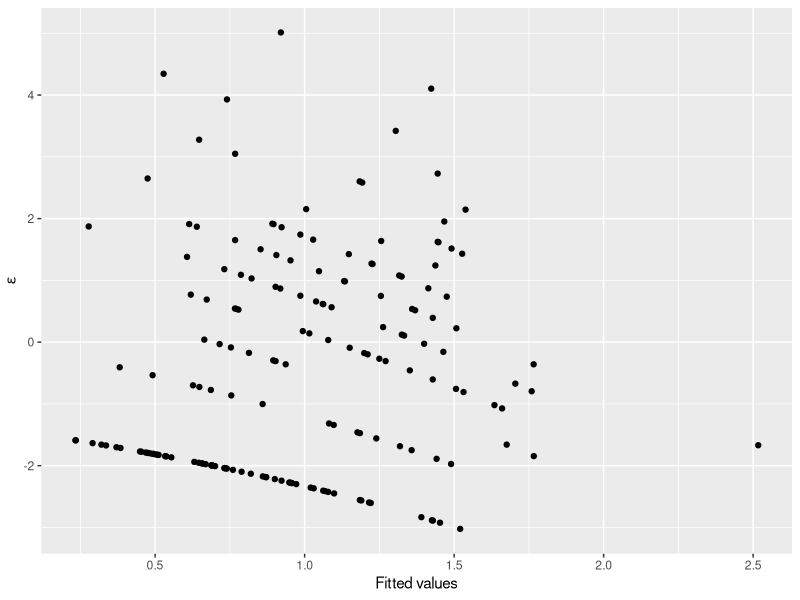
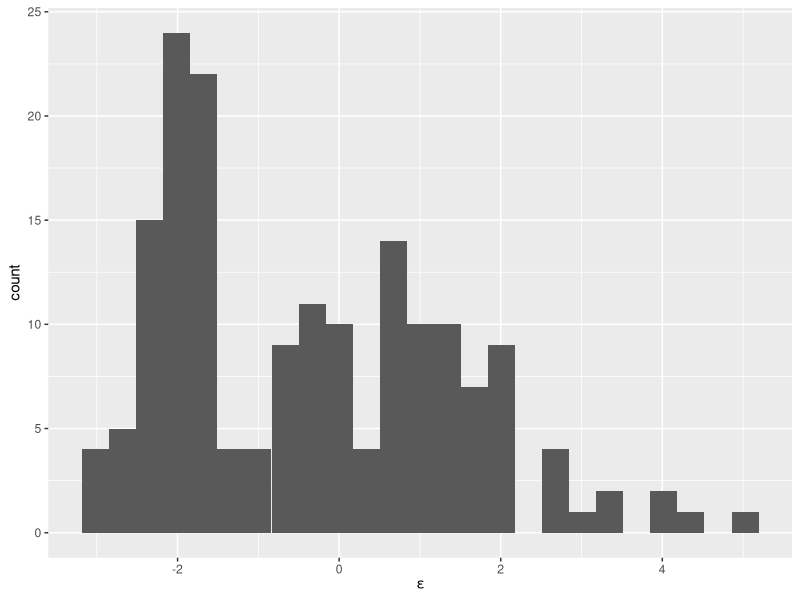
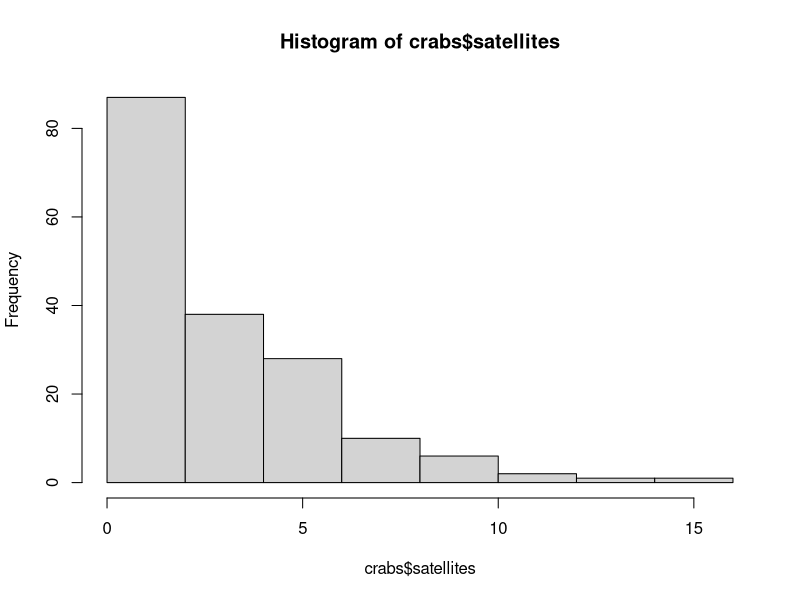
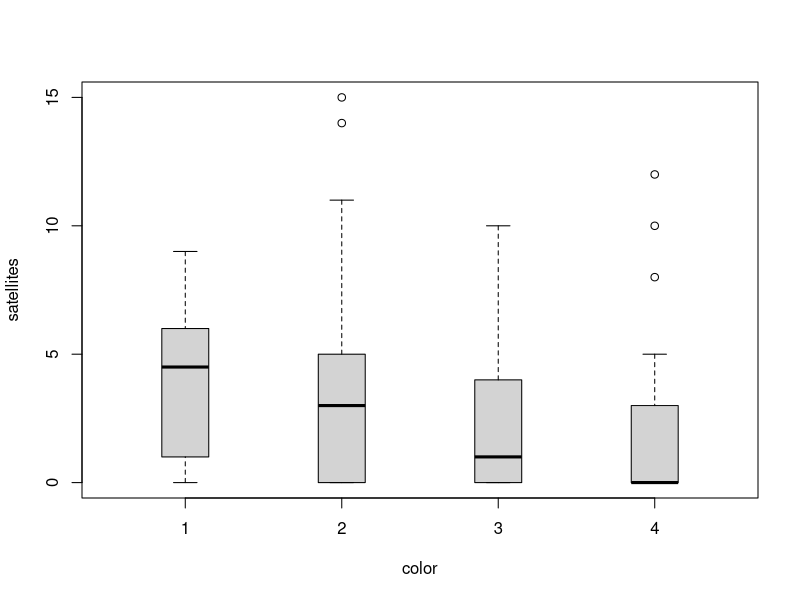
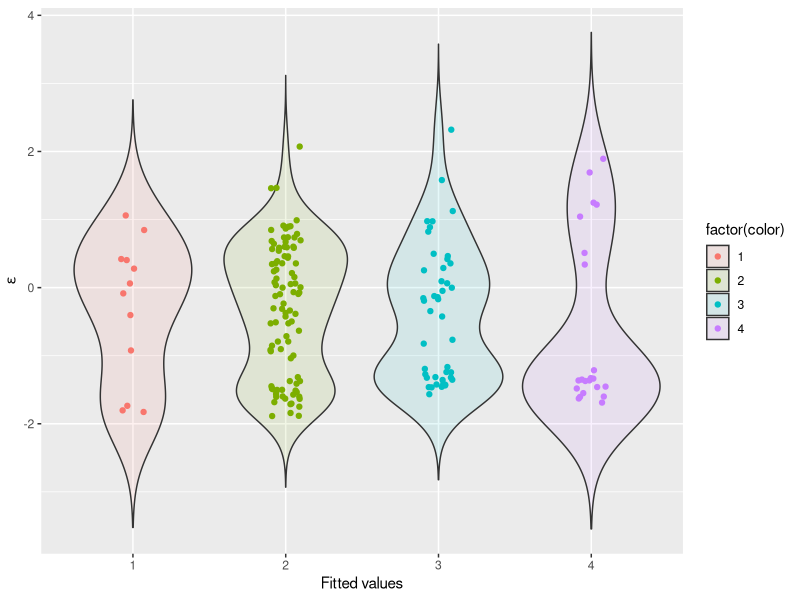
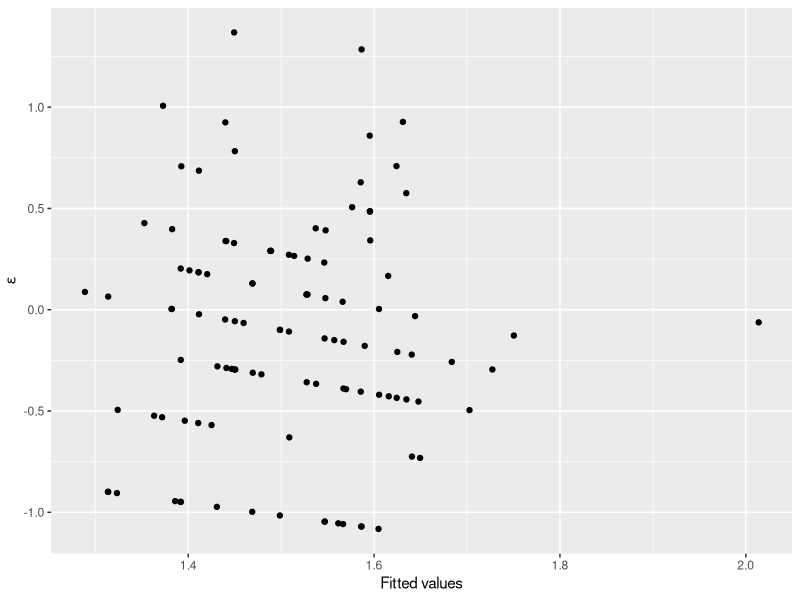
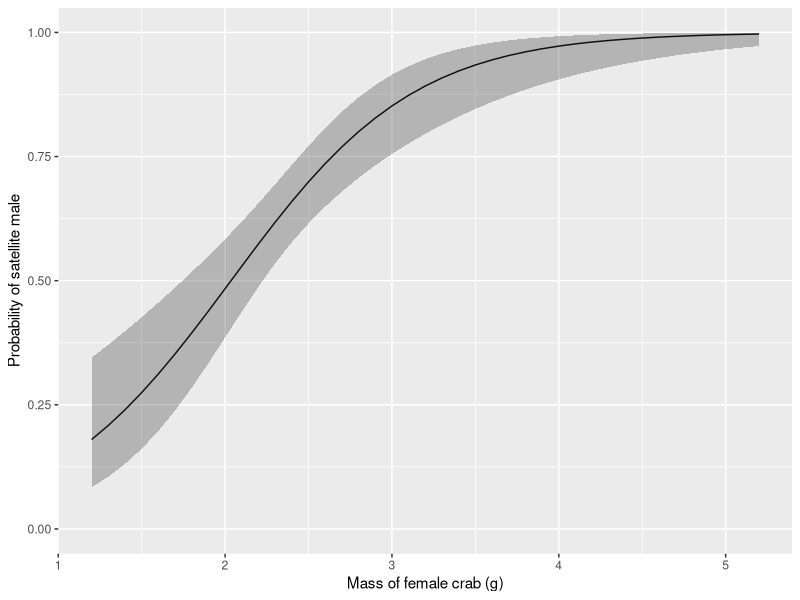
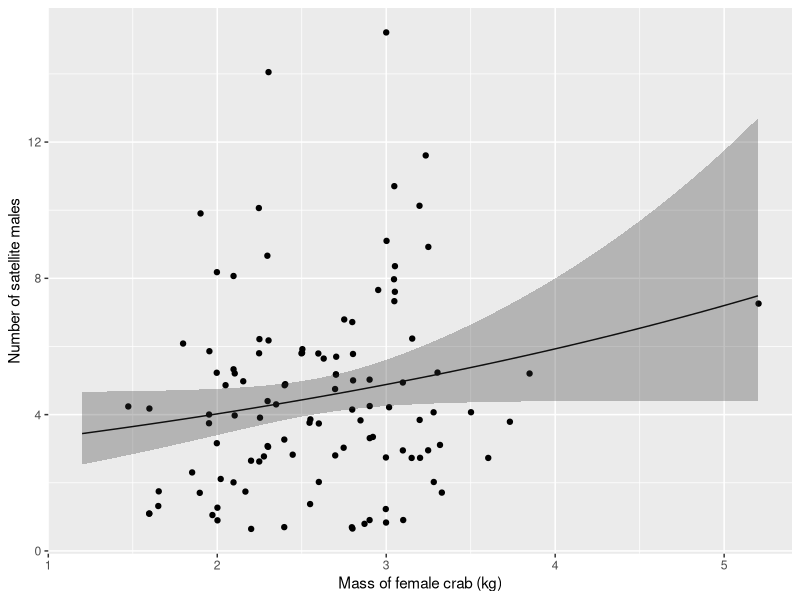

The R source for these figures, in order:
## ---- chunk 1
library(tidyverse) # For all the good stuff in life
library(boot) # For inv.logit() function
library(MASS) # For negative.binomial family in glm()
## ---- chunk 2
# Read in the data. These data also are available through
# the glm2 package in R.
crabs <- read.csv("data/crabs.csv", header = TRUE)

# Have a look-see
head(crabs)
str(crabs)
## ---- chunk 3
# We want to convert color to
# a factor right off the bat
crabs$color <- as.factor(crabs$color)
## ---- chunk 4
# Fit a model
count_mod <- glm(
  satellites ~ width + mass + spine + color,
  data = crabs,
  family = "poisson"(link = log)
)
## ---- chunk 5
ggplot(count_mod, aes(x = .fitted, y = .resid)) +
  geom_jitter() +
  xlab("Fitted values") +
  ylab(expression(paste(epsilon)))
## ---- chunk 6
ggplot(count_mod, aes(x = .resid)) +
  geom_histogram(bins = 25) +
  xlab(expression(paste(epsilon)))
## ---- chunk 7
mean(count_mod$residuals)
## ---- chunk 8
median(count_mod$residuals)
## ---- chunk 9
shapiro.test(count_mod$residuals)
## ---- chunk 10
hist(crabs$satellites)
## ---- chunk 11
boxplot(satellites ~ color, data = crabs, boxwex = 0.3)
## ---- chunk 12
neg_mod <- glm(satellites ~ width + mass + color,
  data = crabs,
  family = "negative.binomial"(theta = 1)
)
## ---- chunk 13
ggplot(neg_mod, aes(x = color, y = .resid, fill = factor(color))) +
  geom_violin(alpha = 0.1, trim = FALSE) +
  geom_jitter(aes(color = factor(color)), width = .1) +
  xlab("Fitted values") +
  ylab(expression(paste(epsilon)))
## ---- chunk 14
AIC(count_mod, neg_mod)
## ---- chunk 15
# Make a new column for count
# and absence (of satellite males)
# and initialize to zero
crabs$present <- 0

# Assign a '1' if any satellites were
# observed
crabs$present[crabs$satellites > 0] <- 1
## ---- chunk 16
step1 <- glm(present ~ mass, data = crabs, family = "binomial")
summary(step1)
## ---- chunk 17
# Make a model relating the number
# of satellite males to the mass
# of female crabs
step2 <- glm(
  satellites ~ mass,
  data = crabs[crabs$satellites != 0, ],
  family = "negative.binomial"(theta = 1)
)

# Print a summary of the model
summary(step2)
## ---- chunk 18
ggplot(step2, aes(x = .fitted, y = .resid)) +
  geom_jitter() +
  xlab("Fitted values") +
  ylab(expression(paste(epsilon)))
## ---- chunk 19
# Sequences of new masses based on the min and max observed
# in our data
new_mass <- data.frame(mass = seq(min(crabs$mass), max(crabs$mass), .1))

# Make predictions using step1 model and the new_mass df
count_preds <- data.frame(
  predict(step1, newdata = new_mass, type = "link", se.fit = TRUE)
)

# Get 95% confidence intervals
count_preds$lwr <- count_preds$fit + count_preds$se.fit * qnorm(0.025)
count_preds$upr <- count_preds$fit + count_preds$se.fit * qnorm(0.975)

# Invert the logit-link function
count_preds <- apply(count_preds, 2, boot::inv.logit)

# Combine the new masses and the predictions with which
# they are associated
pres_preds <- data.frame(new_mass, count_preds)
## ---- chunk 20
ggplot(pres_preds, aes(x = mass, y = fit)) +
  geom_line() +
  geom_ribbon(aes(ymin = lwr, ymax = upr, color = NULL), alpha = .3) +
  scale_y_continuous(limits = c(0, 1)) +
  xlab("Mass of female crab (g)") +
  ylab("Probability of satellite male")
## ---- chunk 21
# Sequences of new masses based on the min and max observed
# in our data
new_mass <- data.frame(mass = seq(min(crabs$mass), max(crabs$mass), .1))

# Make predictions using step2 model and the new_mass df
count_preds <- data.frame(
  predict(step2, newdata = new_mass, type = "link", se.fit = TRUE)
)

# Get 95% confidence intervals
count_preds$lwr <- count_preds$fit + count_preds$se.fit * qnorm(0.025)
count_preds$upr <- count_preds$fit + count_preds$se.fit * qnorm(0.975)

# Invert the log link function
count_preds <- apply(count_preds, 2, exp)

# Combine the new masses and the predictions with which
# they are associated - overwriting on the fly - yuck!!
count_preds <- data.frame(new_mass, count_preds)
## ---- chunk 22
ggplot(count_preds, aes(x = mass, y = fit)) +
  geom_line() +
  geom_jitter(aes(x = mass, y = satellites), data = crabs[crabs$satellites > 0, ]) +
  geom_ribbon(aes(ymin = lwr, ymax = upr, color = NULL), alpha = .3) +
  xlab("Mass of female crab (kg)") +
  ylab("Number of satellite males")
